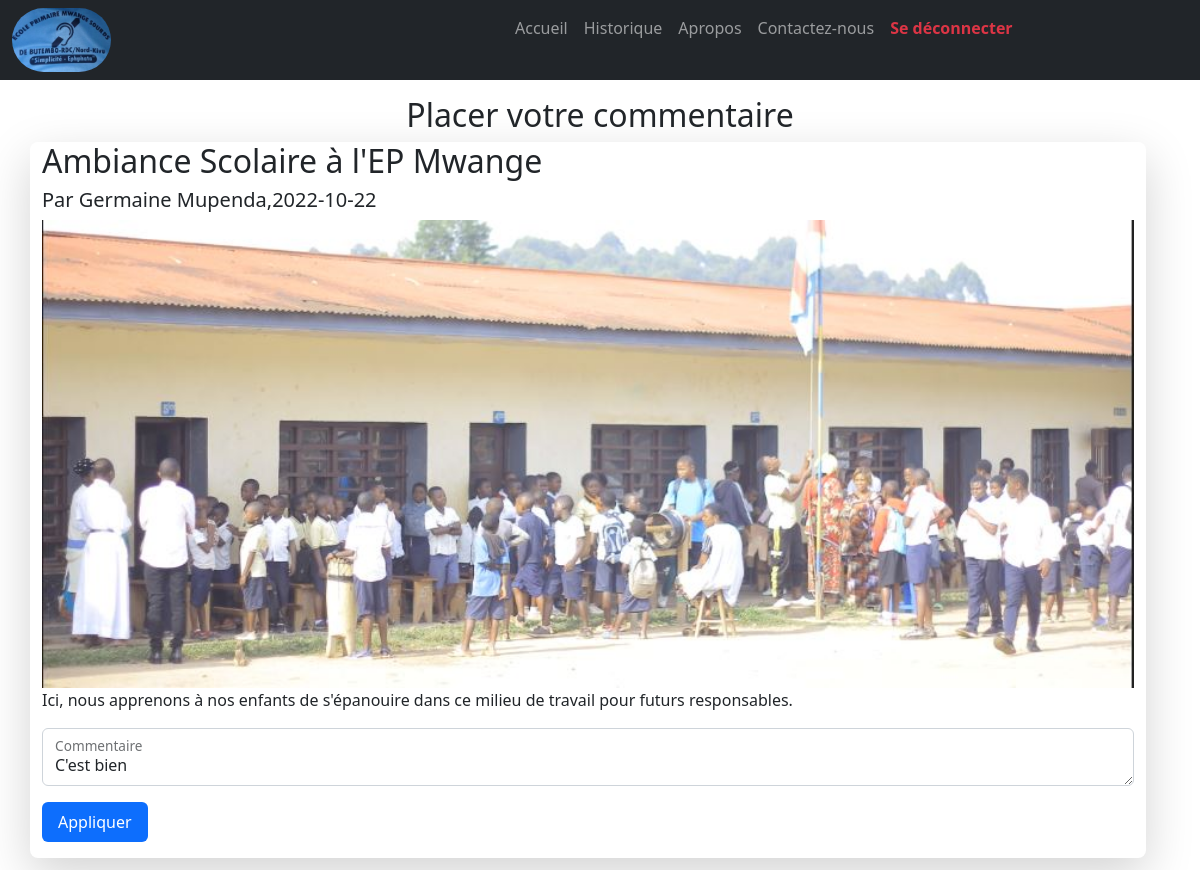
Page /editComment.php?idC=1&&id=1 (signed in) on the committed database.
### tables this page shows
CREATE TABLE `nouvelles` (
  `id` int(11) NOT NULL,
  `titre` text NOT NULL,
  `description` text NOT NULL,
  `image` text NOT NULL,
  `dateP` date NOT NULL,
  `directeur` int(11) NOT NULL
);

CREATE TABLE `directeur` (
  `id` int(11) NOT NULL,
  `nom` varchar(25) NOT NULL,
  `postnom` varchar(25) NOT NULL,
  `genre` varchar(1) NOT NULL,
  `numTel` varchar(20) NOT NULL,
  `mail` text NOT NULL,
  `pwd` text NOT NULL
);

CREATE TABLE `commentaires` (
  `id` int(11) NOT NULL,
  `nouvelle` int(11) NOT NULL,
  `internaute` int(11) NOT NULL,
  `dateC` date NOT NULL,
  `commentaire` text NOT NULL
);

### admin/actions/viewNewsEdit.php (called while the page is built)
<?php
$rows=mysqli_query($con,"SELECT `nouvelles`.`id` AS id,
`nouvelles`.`titre` AS titre, `nouvelles`.`description` AS description,
`nouvelles`.`image` AS image, `nouvelles`.`dateP` AS dateP,
`nouvelles`.`directeur`AS idDirecteur,directeur.nom AS nom,
directeur.postnom AS postnom
FROM `nouvelles`,directeur WHERE nouvelles.directeur=directeur.id
AND nouvelles.id='" . $_GET["id"] . "'
");
$row=mysqli_fetch_array($rows);
?>

### actions/viewCommentEdit.php (called while the page is built)
<?php
$comments=mysqli_query($con,"SELECT `commentaires`.`id`  AS id,
 `commentaires`.`nouvelle` AS nouvelle,
`commentaires`.`internaute` AS internaute, `commentaires`.`dateC` AS dateC,
`commentaires`.`commentaire` AS commentaire,
internaute.nom AS nom,internaute.postnom AS postnom
FROM `commentaires`,internaute,nouvelles WHERE internaute.id=commentaires.internaute
AND nouvelles.id='" . $_GET["id"] . "'
AND commentaires.id='" . $_GET["idC"] . "'
");
$comment=mysqli_fetch_array($comments);
?>

### editComment.php (the view, shortened to what this page needs)
<?php
require_once 'admin/includes/config.php';
include 'admin/actions/viewNewsEdit.php';
include 'actions/viewCommentEdit.php';
?>
<!DOCTYPE html>
<html lang="en">
<head>
  <link href="https://cdn.jsdelivr.net/npm/bootstrap@5.2.1/dist/css/bootstrap.min.css" rel="stylesheet">
</head>
<body>
<?php
include 'includes/navbar.php';
?>
<div class="container mt-3 ">
  <h2 class="text-center">Placer votre commentaire</h2>
  <div class="row col-12 rounded-3 shadow-lg"  id="dropdownMega">
      <h2><?=$row['titre']?></h2>
      <h5>Par <?=$row['nom']." ".$row['postnom']?>,<?=$row['dateP']?></h5>
      <div class="fakeimg">
       <img class="img-fluid" src="admin/actions/upload/<?=$row['image']?>" width="100%" height="225">
      </div>
      <p><?=$row['description']?></p>
      <form action="actions/editCommenter.php?idC=<?=$comment["id"]?>&&id=<?=$_GET["id"]?>" method="post">
        <div class="form-floating mb-3">
          <textarea class="form-control" id="comment" name="commentaire" placeholder="Comment goes here"><?=$comment["commentaire"]?></textarea>
          <label for="comment">Commentaire</label>
        </div>
    <div>
      <ul class="nav nav-pills flex-column">
        <li class="nav-item text-center">
          <button type="submit" class="nav-link active" name="submit">Appliquer</button>
        </li>
      </ul>
    </div>
    </form>
      <br><br><br>
  </div>
  <br><br><br><br><br><br><br><br>
</div>
</body>
</html>

### rows in the picture
nouvelles: titre "Ambiance Scolaire à l'EP Mwange", directeur.nom "Germaine", directeur.postnom "Mupenda", dateP "2022-10-22", image (picture), description "Ici, nous apprenons à nos enfants de s'épanouire dans ce milieu de travail pour futurs responsables."
commentaires: commentaire "C'est bien"
